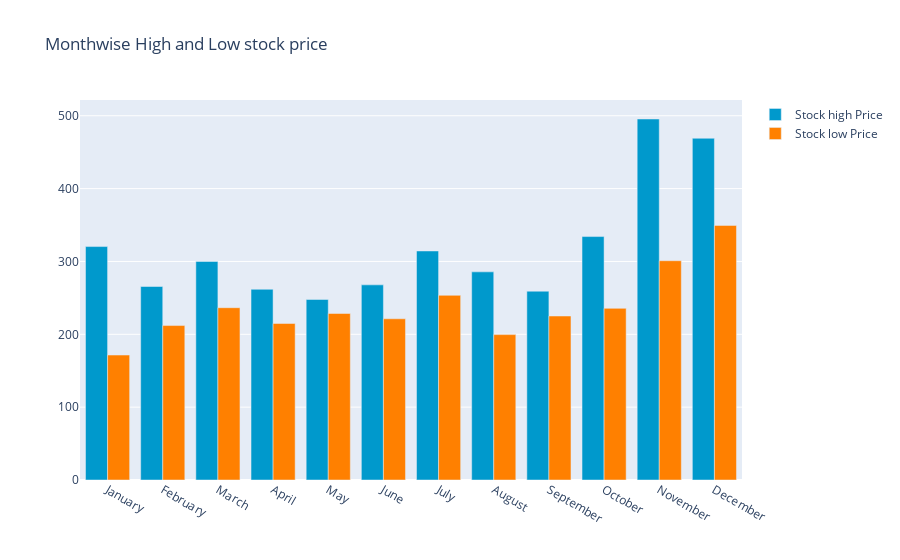

This figure's notebook cell:
### Code cell
y_2014.groupby(y_2014['Date'].dt.strftime('%B'))['Low'].min()
monthvise_high = y_2014.groupby(data['Date'].dt.strftime('%B'))['High'].max()
monthvise_high = monthvise_high.reindex(new_order, axis=0)

monthvise_low = y_2014.groupby(y_2014['Date'].dt.strftime('%B'))['Low'].min()
monthvise_low = monthvise_low.reindex(new_order, axis=0)

fig = go.Figure()
fig.add_trace(go.Bar(
    x=monthvise_high.index,
    y=monthvise_high,
    name='Stock high Price',
    marker_color='rgb(0, 153, 204)'
))
fig.add_trace(go.Bar(
    x=monthvise_low.index,
    y=monthvise_low,
    name='Stock low Price',
    marker_color='rgb(255, 128, 0)'
))

fig.update_layout(barmode='group', 
                  title=' Monthwise High and Low stock price')
#fig.show()

### Figure 1 — Plotly figure (JSON) as saved in the notebook; plotly's stock layout.template omitted (floating-point values rounded to 4 significant figures)
{"data": [{"marker": {"color": "rgb(0, 153, 204)"}, "name": "Stock high Price", "type": "bar", "x": ["January", "February", "March", "April", "May", "June", "July", "August", "September", "October", "November", "December"], "y": [320.4, 265.6, 300.0, 261.8, 247.8, 267.9, 314.4, 285.7, 259.2, 334.2, 495.6, 469.1]}, {"marker": {"color": "rgb(255, 128, 0)"}, "name": "Stock low Price", "type": "bar", "x": ["January", "February", "March", "April", "May", "June", "July", "August", "September", "October", "November", "December"], "y": [171.5, 212.0, 236.5, 214.9, 228.6, 221.3, 253.5, 199.6, 225.1, 235.6, 301.0, 349.5]}], "layout": {"barmode": "group", "title": {"text": " Monthwise High and Low stock price"}}}
